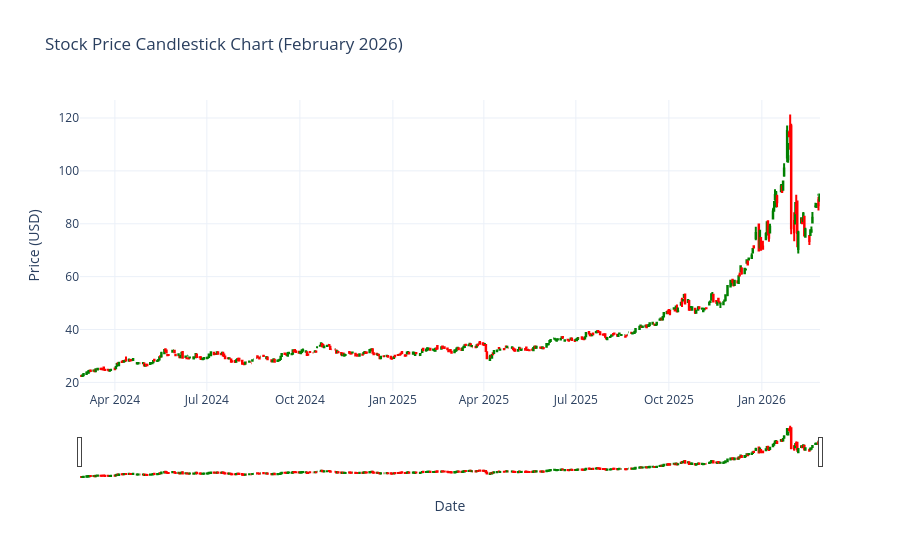

Here is the notebook cell this chart was saved with:
### Markdown cell above
**Candle Stick Chart**

### Code cell
import plotly.graph_objects as go

# 2. Create the Candlestick figure
fig = go.Figure(data=[go.Candlestick(
    x=daily_data['Date'],
    open=daily_data['Open'],
    high=daily_data['High'],
    low=daily_data['Low'],
    close=daily_data['Close'],
    increasing_line_color='green',
    decreasing_line_color='red'
)])

# 3. Customize layout
fig.update_layout(
    title='Stock Price Candlestick Chart (February 2026)',
    yaxis_title='Price (USD)',
    xaxis_title='Date',
    xaxis_rangeslider_visible=True,
    template='plotly_white'
)

# 4. Show the plot
fig.show()

### Figure 1 — Plotly figure (JSON) as saved in the notebook; plotly's stock layout.template omitted (floating-point values rounded to 4 significant figures; data arrays with more than 128 entries replaced by an {"elided": "..."} marker saying what was removed)
{"data": [{"close": {"elided": "505 float values"}, "decreasing": {"line": {"color": "red"}}, "high": {"elided": "505 float values"}, "increasing": {"line": {"color": "green"}}, "low": {"elided": "505 float values"}, "open": {"elided": "505 float values"}, "type": "candlestick", "x": {"elided": "505 str values"}}], "layout": {"title": {"text": "Stock Price Candlestick Chart (February 2026)"}, "xaxis": {"rangeslider": {"visible": true}, "title": {"text": "Date"}}, "yaxis": {"title": {"text": "Price (USD)"}}}}
